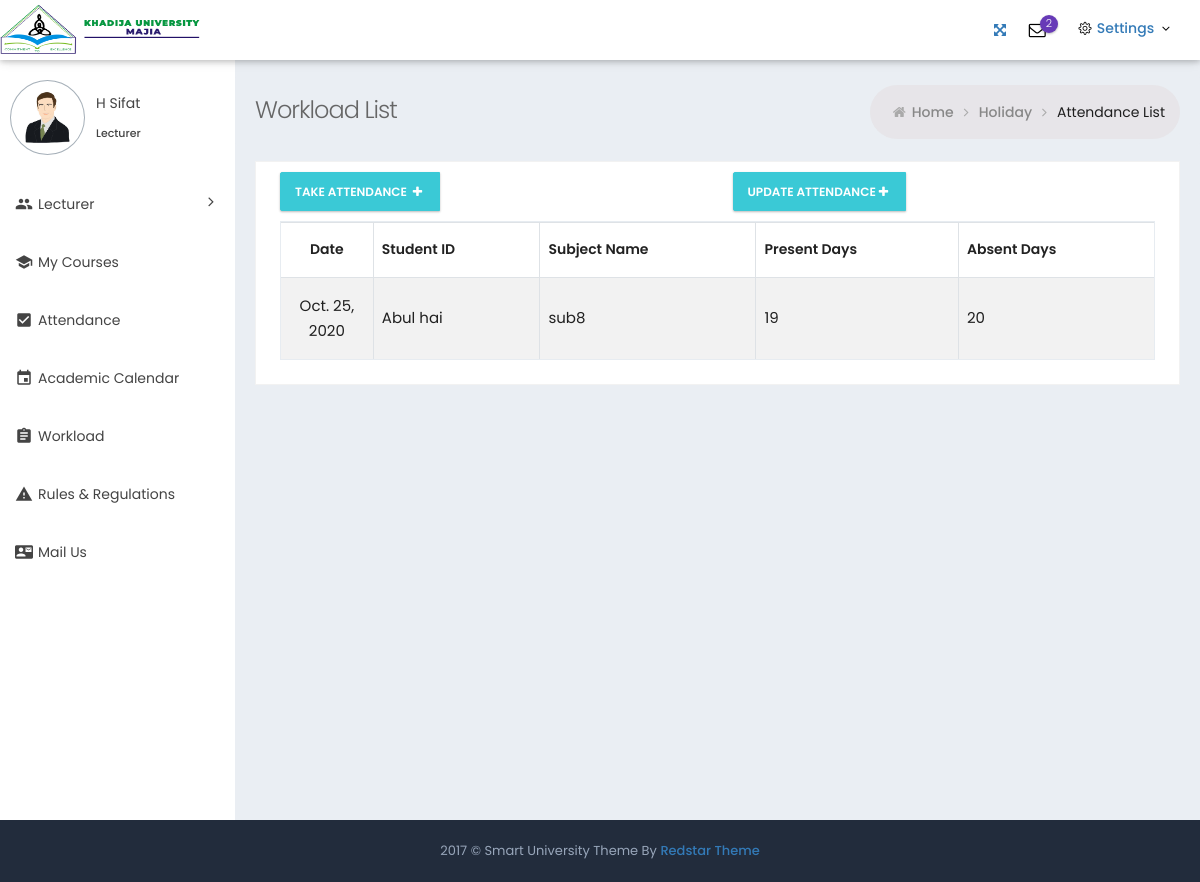
/lecturer/attendance/1/ (signed in), run on an earlier commit of the app's database.
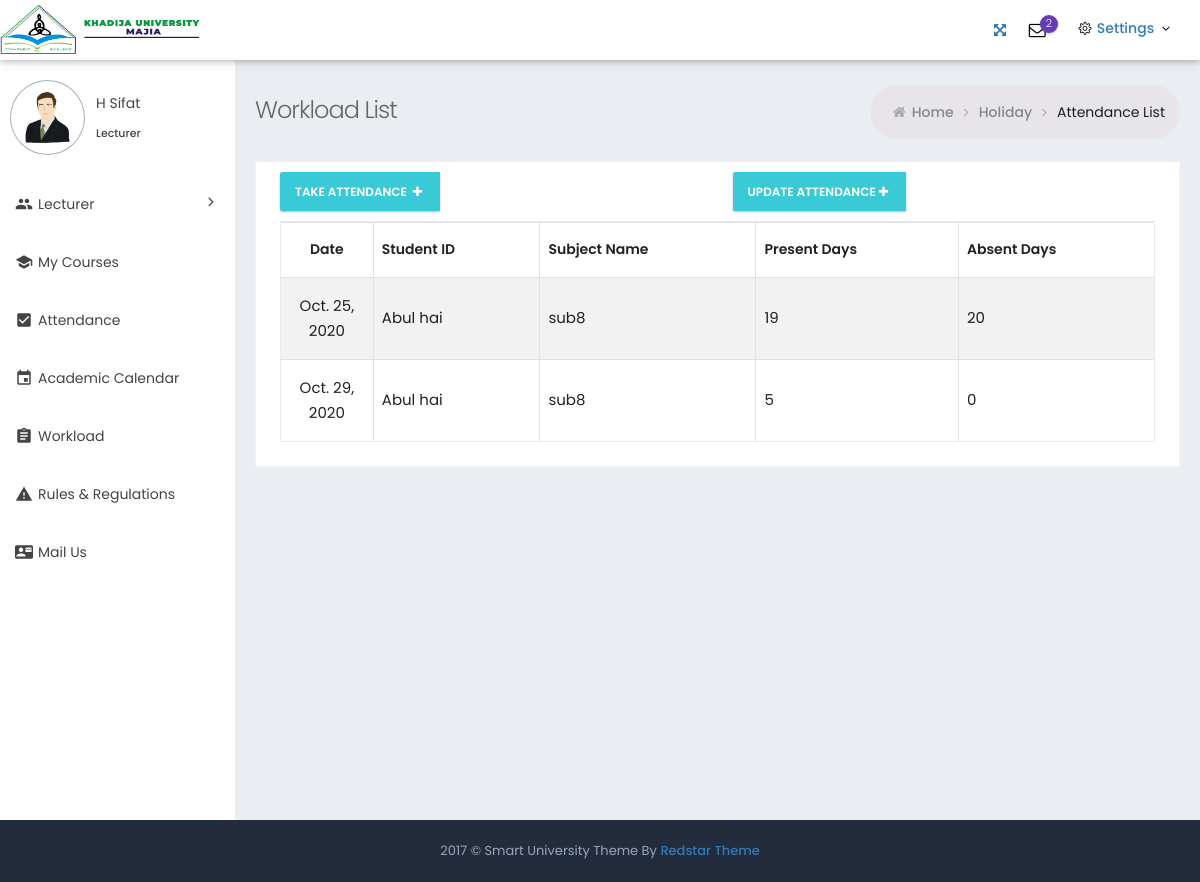
And on a later commit of the database.
### pis/models.py (models this page shows, shortened)
class Lecturer(models.Model):
    user = models.OneToOneField(
        settings.AUTH_USER_MODEL, on_delete=models.CASCADE)
    status = models.CharField(max_length=10, choices=STATUS, default='active')
    pin_number   = models.CharField(max_length=100, unique=True)
    first_name = models.CharField(max_length=40)
    middle_name = models.CharField(max_length=40)
    last_name = models.CharField(max_length=40)
    image = models.ImageField(upload_to='lecturer/images/')
    gender = models.CharField(max_length=10, choices=GENDER)
    marital_status = models.CharField(max_length=10, choices=Marital_Status)
    child = models.PositiveIntegerField()
    date_of_birth = models.DateField(default=timezone.now)
    graduate = models.IntegerField()
    postgraduate = models.IntegerField()
    phd = models.IntegerField()
    date_of_join = models.DateField(default=timezone.now)
    phone = models.CharField(max_length=15)
    email = models.EmailField(unique=True)
    address = models.TextField(blank=True)
    others = models.TextField(blank=True)
    class Meta:
        db_table = ''
        managed = True
        verbose_name = 'Teacher'
        verbose_name_plural = 'Teachers'

class Student_Attendence(models.Model):
    lecturer = models.ForeignKey(Lecturer, on_delete=models.SET_NULL, blank=True, null=True)
    subject = models.ForeignKey(Subject_Attendence, related_name='subject_attendance', on_delete=models.SET_NULL, blank=True, null=True)
    student = models.ForeignKey(to='sis.Student', on_delete=models.SET_NULL, blank=True, null=True)
    date = models.DateField(blank=True, null=True)
    present_days = models.PositiveIntegerField(blank=True, null=True)
    absent_days = models.IntegerField(blank=True, null=True)
    class Meta:
        db_table = ''
        managed = True
        verbose_name = 'Student_Attendence'
        verbose_name_plural = 'Student_Attendences'

class Subject_Attendence(models.Model):
    lecturer = models.ForeignKey(Lecturer, on_delete=models.SET_NULL, blank=True, null=True)
    department = models.ForeignKey(to='sis.Department', on_delete=models.SET_NULL, blank=True, null=True)
    semester =models.ForeignKey(to='sis.Semester', on_delete=models.SET_NULL, blank=True, null=True)
    subject = models.ForeignKey(to='sis.Subject', on_delete=models.SET_NULL, blank=True, null=True)
    hour = models.CharField(max_length=50, blank=True, null=True)

### sis/models.py (models this page shows, shortened)
class Student(models.Model):
    user = models.ForeignKey(
        settings.AUTH_USER_MODEL, on_delete=models.CASCADE, null=True)
    status = models.CharField(max_length=10, choices=STATUS, default='active')
    registration_number   = models.CharField(max_length=100, unique=True)
    dept = models.ForeignKey('Department', related_name='student_department', on_delete=models.SET_NULL, blank=True, null=True)
    first_name = models.CharField(max_length=40)
    middle_name = models.CharField(max_length=40)
    last_name = models.CharField(max_length=40, blank=True)
    image = models.ImageField(upload_to='students/images/')
    gender = models.CharField(max_length=10, choices=GENDER)
    date_of_birth = models.DateField(default=timezone.now)
    date_of_admission = models.DateField(default=timezone.now)
    join = models.DateTimeField(auto_now_add=True)
    phone = models.CharField(max_length=15)
    email = models.EmailField(unique=True)
    address = models.TextField(blank=True)
    others = models.TextField(blank=True)
    def get_name(self):
        return (f'{self.first_name +" " + " "+ self.middle_name +" " + " "+  self.last_name}')
    class Meta:
        db_table = ''
        managed = True
        verbose_name = 'Student'
        verbose_name_plural = 'Students'

class Subject(models.Model):
    student = models.ForeignKey(
        Student, on_delete=models.SET_NULL, null=True)
    name = models.CharField(max_length=50)
    code = models.PositiveIntegerField(unique=True)
    credit = models.IntegerField(blank=True)
    files = models.FileField(upload_to='course/materials/', blank=True)
    status = models.CharField(max_length=20, choices=Subject_Status, blank=True)
    class Meta:
        db_table = ''
        managed = True
        verbose_name = 'Subject'
        verbose_name_plural = 'Subjects'

### pis/views.py (the view)
# urls.py: path('attendance/<int:pk>/',views.Attendence_detail.as_view(), name='student_attendance'),
@method_decorator([login_required, pis_required], name='dispatch')
class Attendence_detail(generic.DetailView):
    model = Subject_Attendence
    template_name = 'attendence_details.html'
    context_object_name = 'queryset'
    def get_context_data(self, *args, **kwargs):
        profile = Lecturer.objects.all()
        semester_course = Student_Attendence.objects.filter(lecturer__user=self.request.user)
        context = super().get_context_data(**kwargs)
        context['profile'] = profile
        context['test'] = semester_course
        return context

### pis/templates/attendence_details.html (shortened to what the changed rows need)
{% load static %}
<!DOCTYPE html>
<html lang="en">
<head>
	<link href="{% static 'fonts/simple-line-icons/simple-line-icons.min.css' %}" rel="stylesheet" type="text/css" />
	<link href="{% static 'fonts/font-awesome/css/font-awesome.min.css' %}" rel="stylesheet" type="text/css" />
	<link href="{% static 'fonts/material-design-icons/material-icon.css' %}" rel="stylesheet" type="text/css" />
	<link href="{% static 'assets/plugins/bootstrap/css/bootstrap.min.css' %}" rel="stylesheet" type="text/css" />
	<link href="{% static 'assets/plugins/datatables/plugins/bootstrap/dataTables.bootstrap4.min.css' %}" rel="stylesheet"
		type="text/css" />
	<link rel="stylesheet" href="{% static 'assets/plugins/material/material.min.css' %}">
	<link rel="stylesheet" href="{% static 'assets/css/material_style.css' %}">
	<link href="{% static 'assets/css/theme/light/theme_style.css' %}" rel="stylesheet" id="rt_style_components" type="text/css" />
	<link href="{% static 'assets/css/theme/light/style.css' %}" rel="stylesheet" type="text/css" />
	<link href="{% static 'assets/css/plugins.min.css' %}" rel="stylesheet" type="text/css" />
	<link href="{% static 'assets/css/responsive.css' %}" rel="stylesheet" type="text/css" />
	<link href="{% static 'assets/css/theme/light/theme-color.css' %}" rel="stylesheet" type="text/css" />
</head>
<body
	class="page-header-fixed sidemenu-closed-hidelogo page-content-white page-md header-white white-sidebar-color logo-indigo">
	<div class="page-wrapper">
		<div class="page-container">
	{% include 'l_Sidebar.html' %}
			<div class="page-content-wrapper">
				<div class="page-content">
					<div class="row">
						<div class="col-md-12 col-sm-12">
							<div class="card-box">
								<div class="card-body ">
									<div class="table-scrollable">
										<table
                                        class="table table-striped table-bordered table-hover table-checkable order-column valign-middle"
                                        >
											<thead>
												<tr>
													<th>Date </th>
													<th> Student ID </th>
													<th>Subject Name </th>
													<th> Present Days</th>
													<th> Absent Days</th>
												</tr>
											</thead>
											<tbody>
												{% for student in queryset.subject_attendance.all %}
												<tr class="odd gradeX">
													<td>{{student.date}} </td>
													<td class="left">{{student.student.get_name}}</td>
													<td class="left">
                                                        {{queryset.subject.name}}
													</td>
													<td>
												{{student.present_days}}
													</td>
													<td>
														{{student.absent_days}}
													</td>
                                                </tr>
												{% endfor %}
											</tbody>
										</table>
									</div>
								</div>
                            </div>
						</div>
					</div>
				</div>
			</div>
		</div>
	</div>
</body>
</html>

### pis/templates/l_sidebar.html (shortened to what this page needs)
{% load static %}
			<div class="sidebar-container">
				<div class="sidemenu-container navbar-collapse collapse fixed-menu">
					<div id="remove-scroll" class="left-sidemenu">
						<ul class="sidemenu  page-header-fixed slimscroll-style" data-keep-expanded="false"
							data-auto-scroll="true" data-slide-speed="200" style="padding-top: 20px">
							{% for profile in profile  %}
							<li class="sidebar-user-panel">
								<div class="user-panel">
									<div class="pull-left image">
										<img src="{{profile.image.url}}" class="img-circle user-img-circle"
											alt="User Image" />
									</div>
									<div class="pull-left info">
										<p> {{profile.first_name}}  {{profile.middle_name}}</p>
										<a href="#">
											<span class="txtOnline">
												Lecturer </span></a>
									</div>
								</div>
							</li>
							<li class="nav-item">
								<a href="#" class="nav-link nav-toggle"><i class="material-icons">group</i>
									<span class="title">Lecturer</span>
								</a>
							</li>
							<li class="nav-item">
								<a href="{% url 'lecturer:my_course' %}" class="nav-link nav-toggle"> <i class="material-icons">school</i>
									<span class="title">My Courses</span>
								</a>
							</li>
							<li class="nav-item">
								<a href="{% url 'lecturer:attendance' %}" class="nav-link nav-toggle"> <i class="material-icons">check_box</i>
									<span class="title">Attendance</span>
								</a>
							</li>
							<li class="nav-item">
								<a href="event.html" class="nav-link nav-toggle"> <i class="material-icons">event</i>
									<span class="title">Academic Calendar</span>
								</a>
							</li>
							<li class="nav-item">
								<a href="{% url 'lecturer:workload' %}" class="nav-link nav-toggle"> <i class="material-icons">assignment</i>
									<span class="title">Workload</span>
								</a>
							</li>
							<li class="nav-item">
								<a href="{% url 'lecturer:guide_line' %}" class="nav-link nav-toggle"> <i class="material-icons">warning</i>
									<span class="title">  Rules & Regulations </span>
								</a>
							</li>
							<li class="nav-item">
								<a href="{% url 'lecturer:l_contact' %}" class="nav-link nav-toggle"> <i class="material-icons">contact_mail</i>
									<span class="title"> Mail Us </span>
								</a>
							</li>
							{% endfor %}
						</ul>
					</div>
				</div>
			</div>

What changed in the data, as far as the page shows it:
added Student_Attendence: date "Oct. 29, 2020", student.get_name "Abul hai", {{ queryset.subject.name }} "sub8", present_days "5", absent_days "0"
